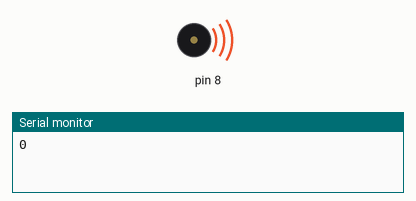
A sketch run on a simulated Arduino Uno, built with avr-gcc and run on an emulated ATmega328P. Parts: buzzer (waves = sounding), the last lines printed to the serial monitor.

Above: at 0.2 s.
At 4.47 s:
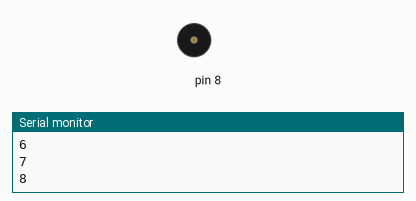
Timing chart, 0 to 4.8 s (numbered marks = the images above):
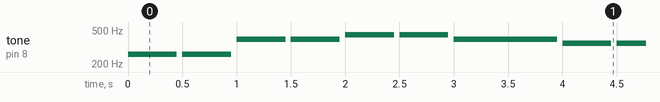

The sketch:

buzzer_music_littlestars.ino
```cpp
unsigned int list[] = {261,293,329,349,392,440,494};
unsigned int stars[] = {1,1,5,5,6,6,5,5,4,4,3,3,
                        2,2,1,1,5,5,4,4,3,3,2,2,
                        5,5,4,4,3,3,2,2,1,1,5,5,
                        6,6,5,5,4,4,3,3,2,2,1,1};
int i = 0;
void setup() {
  // put your setup code here, to run once:
Serial.begin(9600);
}
void loop() {
  // put your main code here, to run repeatedly:
  Serial.println(i);

  tone(8,list[stars[i]-1]);

  delay(450);
  if (i%8 != 6)
    noTone(8);
  delay(50);
  i++;
  if (i == 48) i =0;
}
```

Measured:
- by itself, tone on pin 8: plays 261 Hz for 0.45 s, 261 Hz for 0.45 s, 392 Hz for 0.45 s, 392 Hz for 0.45 s, 440 Hz for 0.45 s, 440 Hz for 0.45 s … (228 notes in this stretch)
